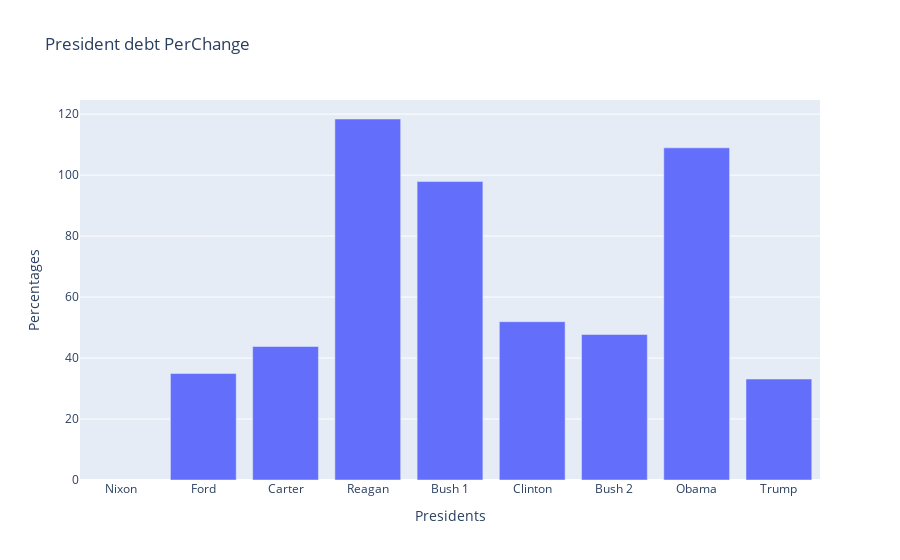

Source (notebook cell):
### Code cell
fig = go.Figure(data=go.Bar(x=df['president'], y=df['debt PerChange']))
fig.update_layout(
    title='President debt PerChange',
    xaxis_title='Presidents',
    yaxis_title='Percentages')
fig.show()

### Figure 1 — Plotly figure (JSON) as saved in the notebook; plotly's stock layout.template omitted (floating-point values rounded to 4 significant figures)
{"data": [{"type": "bar", "x": ["Nixon", "Ford", "Carter", "Reagan", "Bush 1", "Clinton", "Bush 2", "Obama", "Trump"], "y": [null, 34.92, 43.79, 118.4, 97.89, 51.92, 47.72, 109.0, 33.11]}], "layout": {"autosize": true, "title": {"text": "President debt PerChange"}, "xaxis": {"autorange": true, "range": [-0.5, 8.5], "title": {"text": "Presidents"}, "type": "category"}, "yaxis": {"autorange": true, "range": [0, 124.6], "title": {"text": "Percentages"}, "type": "linear"}}}
